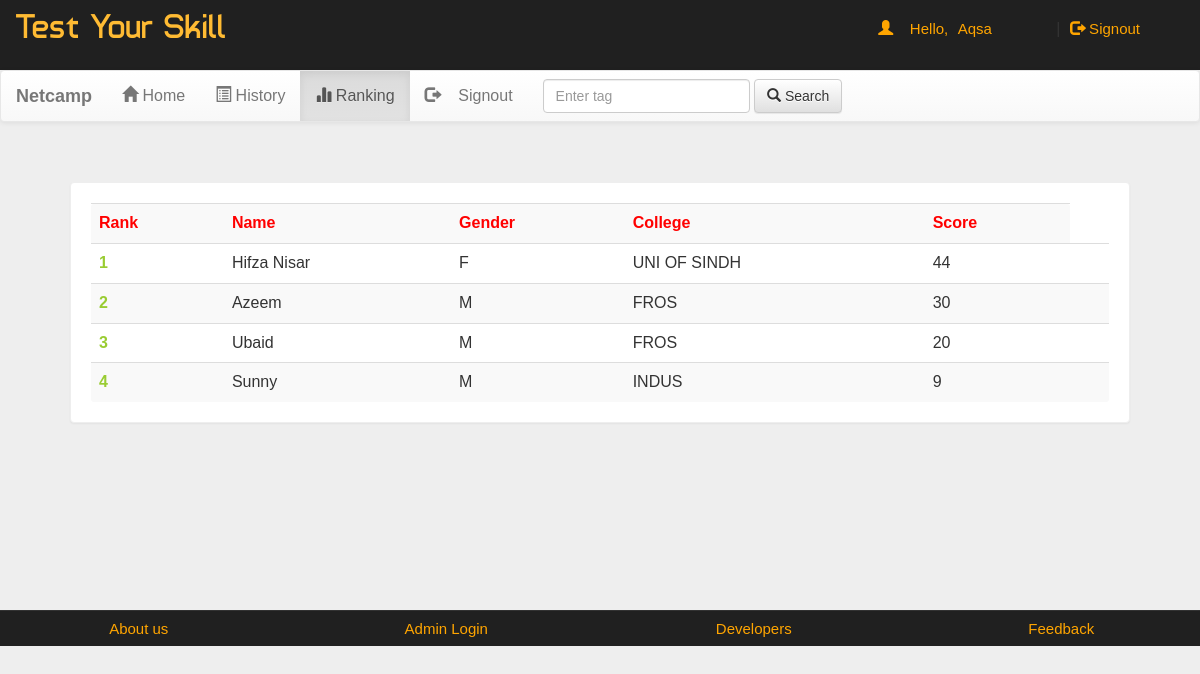
The app's page /account.php?q=3 (signed in) with its own data.
### tables this page shows
CREATE TABLE `rank` (
  `email` varchar(50) NOT NULL,
  `score` int(11) NOT NULL,
  `time` timestamp NOT NULL DEFAULT CURRENT_TIMESTAMP ON UPDATE CURRENT_TIMESTAMP
);

CREATE TABLE `user` (
  `name` varchar(50) NOT NULL,
  `gender` varchar(5) NOT NULL,
  `college` varchar(100) NOT NULL,
  `email` varchar(50) NOT NULL,
  `mob` bigint(20) NOT NULL,
  `password` varchar(50) NOT NULL
);

### account.php (the view, shortened to what this page needs)
<!DOCTYPE html PUBLIC "-//W3C//DTD XHTML 1.0 Transitional//EN" "http://www.w3.org/TR/xhtml1/DTD/xhtml1-transitional.dtd">
<html xmlns="http://www.w3.org/1999/xhtml">
<head>
<link  rel="stylesheet" href="css/bootstrap.min.css"/>
 <link  rel="stylesheet" href="css/bootstrap-theme.min.css"/>
 <link rel="stylesheet" href="css/main.css">
 <link  rel="stylesheet" href="css/font.css">
</head>
<body>
<div class="header">
<div class="row">
<div class="col-lg-6">
<span class="logo">Test Your Skill</span></div>
<div class="col-md-4 col-md-offset-2">
 <?php
 include_once 'dbConnection.php';
  if(!(isset($_SESSION['email']))){
header("location:index.php");
}
else
{
$name = $_SESSION['name'];
echo '<span class="pull-right top title1" ><span class="log1"><span class="glyphicon glyphicon-user" aria-hidden="true"></span>&nbsp;&nbsp;&nbsp;&nbsp;Hello,</span> <a href="account.php?q=1" class="log log1">'.$name.'</a>&nbsp;|&nbsp;<a href="logout.php?q=account.php" class="log"><span class="glyphicon glyphicon-log-out" aria-hidden="true"></span>&nbsp;Signout</button></a></span>';
}?>
</div>
</div></div>
<div class="bg">
<nav class="navbar navbar-default title1">
  <div class="container-fluid">
    <div class="navbar-header">
      <a class="navbar-brand" href="#"><b>Netcamp</b></a>
    </div>
    <div class="collapse navbar-collapse" id="bs-example-navbar-collapse-1">
      <ul class="nav navbar-nav">
        <li <?php if(@$_GET['q']==1) echo'class="active"'; ?> ><a href="account.php?q=1"><span class="glyphicon glyphicon-home" aria-hidden="true"></span>&nbsp;Home<span class="sr-only">(current)</span></a></li>
        <li <?php if(@$_GET['q']==2) echo'class="active"'; ?>><a href="account.php?q=2"><span class="glyphicon glyphicon-list-alt" aria-hidden="true"></span>&nbsp;History</a></li>
		<li <?php if(@$_GET['q']==3) echo'class="active"'; ?>><a href="account.php?q=3"><span class="glyphicon glyphicon-stats" aria-hidden="true"></span>&nbsp;Ranking</a></li>
		<li class="pull-right"> <a href="logout.php?q=account.php"><span class="glyphicon glyphicon-log-out" aria-hidden="true"></span>&nbsp;&nbsp;&nbsp;&nbsp;Signout</a></li>
		</ul>
            <form class="navbar-form navbar-left" role="search">
        <div class="form-group">
          <input type="text" class="form-control" placeholder="Enter tag ">
        </div>
        <button type="submit" class="btn btn-default"><span class="glyphicon glyphicon-search" aria-hidden="true"></span>&nbsp;Search</button>
      </form>
      </div>
  </div>
</nav>
<div class="container">
<div class="row">
<div class="col-md-12">
<?php
if(@$_GET['q']== 3)
{
$q=mysqli_query($con,"SELECT * FROM rank  ORDER BY score DESC " )or die('Error223');
echo  '<div class="panel title"><div class="table-responsive">
<table class="table table-striped title1" >
<tr style="color:red"><td><b>Rank</b></td><td><b>Name</b></td><td><b>Gender</b></td><td><b>College</b></td><td><b>Score</b></td></tr>';
$c=0;
while($row=mysqli_fetch_array($q) )
{
$e=$row['email'];
$s=$row['score'];
$q12=mysqli_query($con,"SELECT * FROM user WHERE email='$e' " )or die('Error231');
while($row=mysqli_fetch_array($q12) )
{
$name=$row['name'];
$gender=$row['gender'];
$college=$row['college'];
}
$c++;
echo '<tr><td style="color:#99cc32"><b>'.$c.'</b></td><td>'.$name.'</td><td>'.$gender.'</td><td>'.$college.'</td><td>'.$s.'</td><td>';
}
echo '</table></div></div>';}
?>
</div></div></div></div>
<div class="row footer">
<div class="col-md-3 box">
<a href="http://www.projectworlds.in/online-examination" target="_blank">About us</a>
</div>
<div class="col-md-3 box">
<a href="#" data-toggle="modal" data-target="#login">Admin Login</a></div>
<div class="col-md-3 box">
<a href="#" data-toggle="modal" data-target="#developers">Developers</a>
</div>
<div class="col-md-3 box">
<a href="feedback.php" target="_blank">Feedback</a></div></div>
</body>
</html>

### css/main.css (style rules this page uses)
body { overflow-x:hidden; width:100%; font: 15px "Century Gothic", "Times Roman", sans-serif; background:#eee; min-height:550px; background-attachment:fixed; }
.bg { min-height:540px; }
.panel { border-color:#eee; margin:40px; padding:20px; font: 15px "Century Gothic", "Times Roman", sans-serif; }
.title { font-family:'typo'; }
.header { background:#202020; height:70px; }
.logo { font-family:'typo'; font-size:35px; color:#ffbb33; margin:15px; }
.title1 { font: 16px "Century Gothic", "Times Roman", sans-serif; }
.footer { font-size:15px; text-align:center; border-top:1px solid; border-color:#323232; background-color:#202020; }
.footer a { margin:25px; color:orange; text-decoration:none; font: 15px "Century Gothic", "Times Roman", sans-serif; }
.box { padding:9px; }
.top { margin-top:20px; }
.log1 { font: 15px 'Ubuntu', sans-serif; color:orange; margin-left:10px; }
.log { margin:10px; margin-right:60px; margin-left:5px; color:orange; text-decoration:none; font-size:20px; font-size:15px; }

### records on screen
rank: user.name "Hifza Nisar", user.gender "F", user.college "UNI OF SINDH", score "44"
rank: user.name "Azeem", user.gender "M", user.college "FROS", score "30"
rank: user.name "Ubaid", user.gender "M", user.college "FROS", score "20"
rank: user.name "Sunny", user.gender "M", user.college "INDUS", score "9"

### other values on screen
$name "Aqsa"
